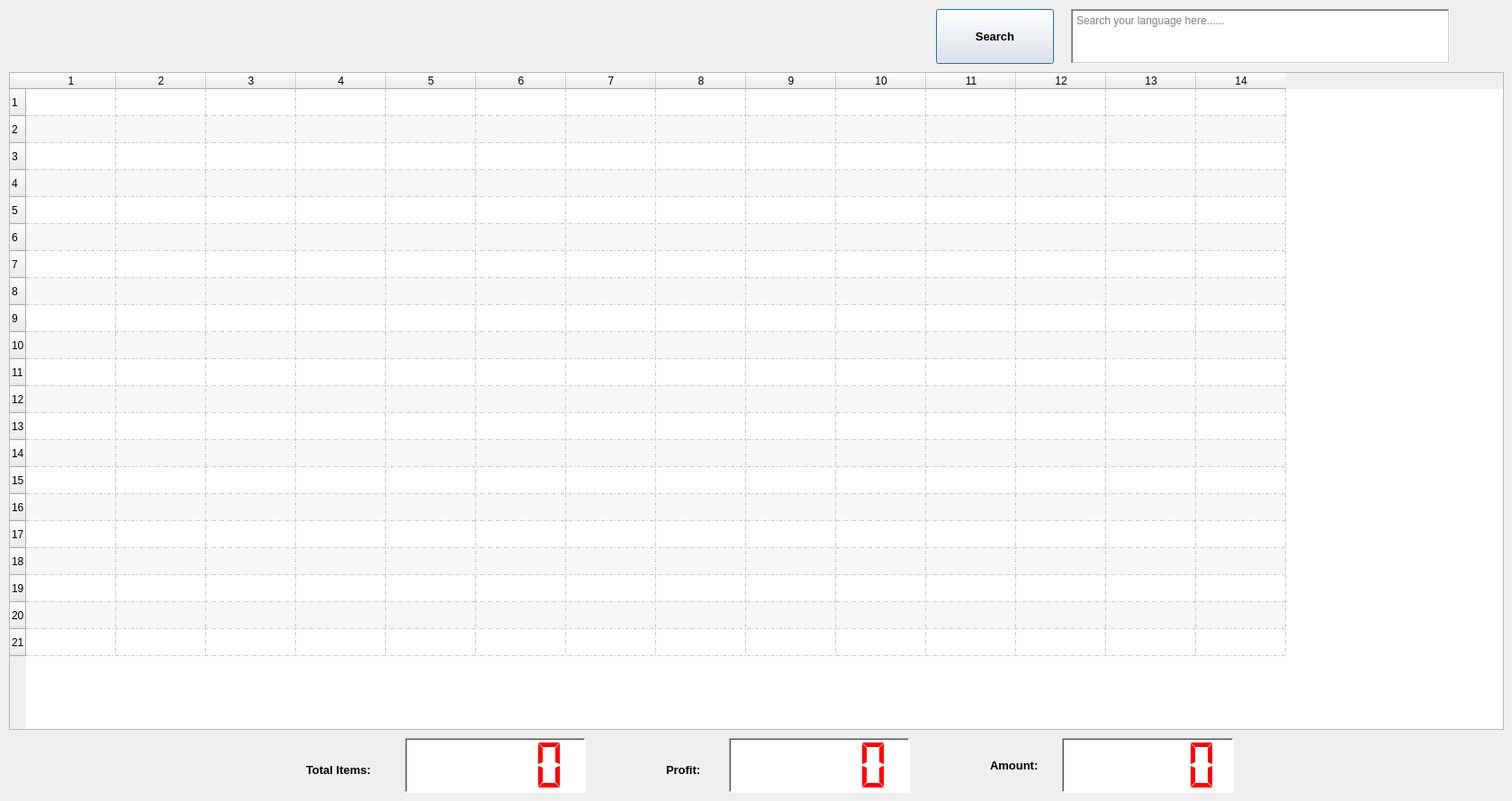
     <widget class="QWidget" name="tab_2">
      <attribute name="title">
       <string>DETAILS</string>
      </attribute>
      <widget class="QTableWidget" name="add_users_table_3">
       <property name="geometry">
        <rect>
         <x>10</x>
         <y>80</y>
         <width>1661</width>
         <height>731</height>
        </rect>
       </property>
       <property name="tabKeyNavigation">
        <bool>false</bool>
       </property>
       <property name="dragDropOverwriteMode">
        <bool>false</bool>
       </property>
       <property name="alternatingRowColors">
        <bool>true</bool>
       </property>
       <property name="showGrid">
        <bool>true</bool>
       </property>
       <property name="gridStyle">
        <enum>Qt::DashDotLine</enum>
       </property>
       <property name="sortingEnabled">
        <bool>true</bool>
       </property>
       <property name="rowCount">
        <number>21</number>
       </property>
       <property name="columnCount">
        <number>14</number>
       </property>
       <attribute name="verticalHeaderCascadingSectionResizes">
        <bool>true</bool>
       </attribute>
       <attribute name="verticalHeaderShowSortIndicator" stdset="0">
        <bool>true</bool>
       </attribute>
       <row/>
       <row/>
       <row/>
       <row/>
       <row/>
       <row/>
       <row/>
       <row/>
       <row/>
       <row/>
       <row/>
       <row/>
       <row/>
       <row/>
       <row/>
       <row/>
       <row/>
       <row/>
       <row/>
       <row/>
       <row/>
       <column/>
       <column/>
       <column/>
       <column/>
       <column/>
       <column/>
       <column/>
       <column/>
       <column/>
       <column/>
       <column/>
       <column/>
       <column/>
       <column/>
      </widget>
      <widget class="QLabel" name="lbl_search_46">
       <property name="geometry">
        <rect>
         <x>740</x>
         <y>840</y>
         <width>61</width>
         <height>31</height>
        </rect>
       </property>
       <property name="font">
        <font>
         <family>Segoe UI</family>
         <pointsize>10</pointsize>
         <weight>75</weight>
         <bold>true</bold>
         <underline>false</underline>
        </font>
       </property>
       <property name="text">
        <string>Profit: </string>
       </property>
      </widget>
      <widget class="QLabel" name="lbl_search_47">
       <property name="geometry">
        <rect>
         <x>1100</x>
         <y>840</y>
         <width>71</width>
         <height>21</height>
        </rect>
       </property>
       <property name="font">
        <font>
         <family>Segoe UI</family>
         <pointsize>10</pointsize>
         <weight>75</weight>
         <bold>true</bold>
         <underline>false</underline>
        </font>
       </property>
       <property name="text">
        <string>Amount: </string>
       </property>
      </widget>
      <widget class="QLabel" name="lbl_search_54">
       <property name="geometry">
        <rect>
         <x>340</x>
         <y>840</y>
         <width>101</width>
         <height>31</height>
        </rect>
       </property>
       <property name="font">
        <font>
         <family>Segoe UI</family>
         <pointsize>10</pointsize>
         <weight>75</weight>
         <bold>true</bold>
         <underline>false</underline>
        </font>
       </property>
       <property name="text">
        <string>Total Items: </string>
       </property>
      </widget>
      <widget class="QLCDNumber" name="lcdNumber_23">
       <property name="geometry">
        <rect>
         <x>450</x>
         <y>820</y>
         <width>201</width>
         <height>61</height>
        </rect>
       </property>
       <property name="styleSheet">
        <string notr="true">background-color: white;
color: red;</string>
       </property>
       <property name="frameShape">
        <enum>QFrame::WinPanel</enum>
       </property>
       <property name="frameShadow">
        <enum>QFrame::Sunken</enum>
       </property>
       <property name="digitCount">
        <number>5</number>
       </property>
       <property name="segmentStyle">
        <enum>QLCDNumber::Flat</enum>
       </property>
       <property name="intValue" stdset="0">
        <number>0</number>
       </property>
      </widget>
      <widget class="QLCDNumber" name="lcdNumber_24">
       <property name="geometry">
        <rect>
         <x>810</x>
         <y>820</y>
         <width>201</width>
         <height>61</height>
        </rect>
       </property>
       <property name="styleSheet">
        <string notr="true">background-color: white;
color: red;</string>
       </property>
       <property name="frameShape">
        <enum>QFrame::WinPanel</enum>
       </property>
       <property name="frameShadow">
        <enum>QFrame::Sunken</enum>
       </property>
       <property name="digitCount">
        <number>5</number>
       </property>
       <property name="segmentStyle">
        <enum>QLCDNumber::Flat</enum>
       </property>
       <property name="intValue" stdset="0">
        <number>0</number>
       </property>
      </widget>
      <widget class="QLCDNumber" name="lcdNumber_25">
       <property name="geometry">
        <rect>
         <x>1180</x>
         <y>820</y>
         <width>191</width>
         <height>61</height>
        </rect>
       </property>
       <property name="styleSheet">
        <string notr="true">background-color: white;
color: red;</string>
       </property>
       <property name="frameShape">
        <enum>QFrame::WinPanel</enum>
       </property>
       <property name="frameShadow">
        <enum>QFrame::Sunken</enum>
       </property>
       <property name="digitCount">
        <number>5</number>
       </property>
       <property name="segmentStyle">
        <enum>QLCDNumber::Flat</enum>
       </property>
       <property name="intValue" stdset="0">
        <number>0</number>
       </property>
      </widget>
      <widget class="QPushButton" name="btn_search_user_4">
       <property name="geometry">
        <rect>
         <x>1040</x>
         <y>10</y>
         <width>131</width>
         <height>61</height>
        </rect>
       </property>
       <property name="font">
        <font>
         <family>Segoe UI</family>
         <pointsize>10</pointsize>
         <weight>75</weight>
         <bold>true</bold>
        </font>
       </property>
       <property name="text">
        <string>Search</string>
       </property>
       <property name="icon">
        <iconset resource="Materials.qrc">
         <normaloff>:/new/Icons/Search.png</normaloff>:/new/Icons/Search.png</iconset>
       </property>
       <property name="iconSize">
        <size>
         <width>50</width>
         <height>50</height>
        </size>
       </property>
       <property name="default">
        <bool>true</bool>
       </property>
      </widget>
      <widget class="QTextBrowser" name="user_Searchbar_2">
       <property name="geometry">
        <rect>
         <x>1190</x>
         <y>10</y>
         <width>421</width>
         <height>61</height>
        </rect>
       </property>
       <property name="layoutDirection">
        <enum>Qt::LeftToRight</enum>
       </property>
       <property name="frameShape">
        <enum>QFrame::WinPanel</enum>
       </property>
       <property name="frameShadow">
        <enum>QFrame::Sunken</enum>
       </property>
       <property name="placeholderText">
        <string>Search your language here......</string>
       </property>
      </widget>
     </widget>
